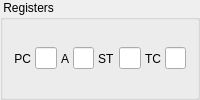
                <widget class="QGroupBox" name="groupBox_3">
                <property name="title">
                  <string> Registers </string>
                </property>
                <layout class="QHBoxLayout" name="horizontalLayout" stretch="1,10,1,10,1,10,1,10">
                  <property name="spacing">
                  <number>4</number>
                  </property>
                  <item>
                  <widget class="QLabel" name="labelPC">
                    <property name="toolTip">
                    <string>Program counter</string>
                    </property>
                    <property name="text">
                    <string>PC</string>
                    </property>
                    <property name="alignment">
                    <set>Qt::AlignRight|Qt::AlignTrailing|Qt::AlignVCenter</set>
                    </property>
                  </widget>
                  </item>
                  <item>
                  <widget class="QLineEdit" name="pcEdit">
                    <property name="key" stdset="0">
                      <string>PC</string>
                    </property>
                    <property name="type" stdset="0">
                      <string>integer</string>
                    </property>
                    <property name="mask" stdset="0">
                      <string>0x%0.4X</string>
                    </property>
                    <property name="sizePolicy">
                    <sizepolicy hsizetype="Ignored" vsizetype="Fixed">
                      <horstretch>0</horstretch>
                      <verstretch>0</verstretch>
                    </sizepolicy>
                    </property>
                    <property name="toolTip">
                    <string>Program counter</string>
                    </property>
                  </widget>
                  </item>
                  <item>
                  <widget class="QLabel" name="aLabel">
                    <property name="toolTip">
                    <string>Accumulator</string>
                    </property>
                    <property name="text">
                    <string>A</string>
                    </property>
                  </widget>
                  </item>
                  <item>
                  <widget class="QLineEdit" name="aEdit">
                    <property name="key" stdset="0">
                      <string>ACC</string>
                    </property>
                    <property name="type" stdset="0">
                      <string>integer</string>
                    </property>
                    <property name="mask" stdset="0">
                      <string>0x%0.1X</string>
                    </property>
                    <property name="sizePolicy">
                    <sizepolicy hsizetype="Ignored" vsizetype="Fixed">
                      <horstretch>0</horstretch>
                      <verstretch>0</verstretch>
                    </sizepolicy>
                    </property>
                    <property name="toolTip">
                    <string>Accumulator</string>
                    </property>
                  </widget>
                  </item>
                  <item>
                  <widget class="QLabel" name="stackLabel">
                    <property name="toolTip">
                    <string>Stack</string>
                    </property>
                    <property name="text">
                    <string>ST</string>
                    </property>
                  </widget>
                  </item>
                  <item>
                  <widget class="QLineEdit" name="stEdit">
                    <property name="key" stdset="0">
                      <string>ST</string>
                    </property>
                    <property name="type" stdset="0">
                      <string>integer</string>
                    </property>
                    <property name="mask" stdset="0">
                      <string>0x%0.3X</string>
                    </property>
                    <property name="sizePolicy">
                    <sizepolicy hsizetype="Ignored" vsizetype="Fixed">
                      <horstretch>0</horstretch>
                      <verstretch>0</verstretch>
                    </sizepolicy>
                    </property>
                    <property name="toolTip">
                    <string>Stack</string>
                    </property>
                  </widget>
                  </item>
                  <item>
                  <widget class="QLabel" name="tcLabel">
                    <property name="toolTip">
                    <string>Timer/Counter</string>
                    </property>
                    <property name="text">
                    <string>TC</string>
                    </property>
                  </widget>
                  </item>
                  <item>
                  <widget class="QLineEdit" name="tcEdit">
                    <property name="key" stdset="0">
                      <string>TC</string>
                    </property>
                    <property name="type" stdset="0">
                      <string>integer</string>
                    </property>
                    <property name="mask" stdset="0">
                      <string>0x%0.2X</string>
                    </property>
                    <property name="sizePolicy">
                    <sizepolicy hsizetype="Ignored" vsizetype="Fixed">
                      <horstretch>0</horstretch>
                      <verstretch>0</verstretch>
                    </sizepolicy>
                    </property>
                    <property name="toolTip">
                    <string>Timer/Counter</string>
                    </property>
                  </widget>
                  </item>
                </layout>
                </widget>
